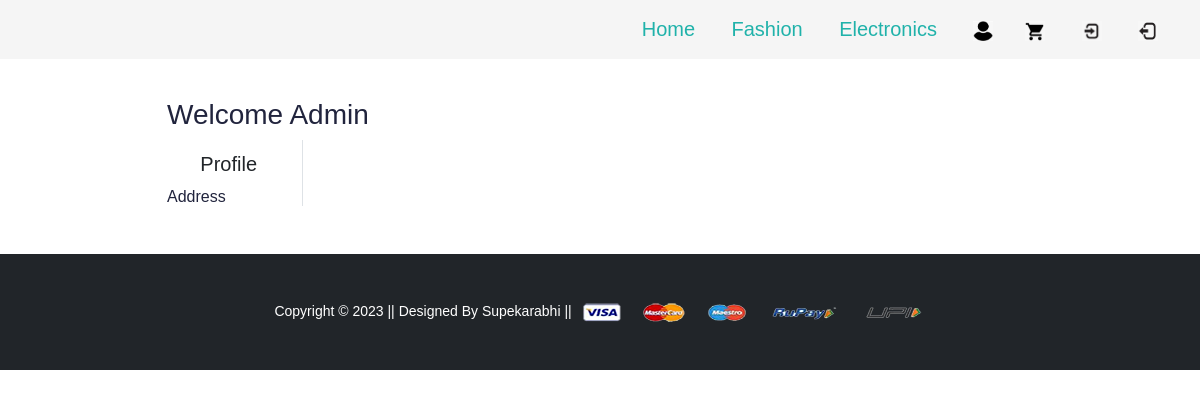
Page /address/ (signed in) on the earlier database version.
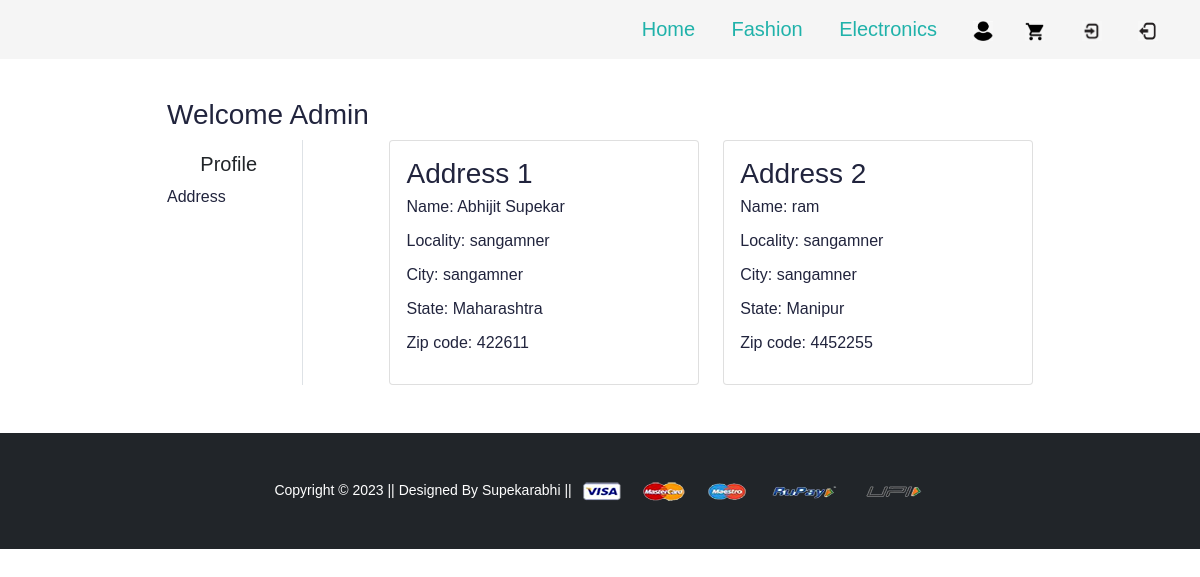
Same page on the later database version.
### app/models.py (models this page shows)
class Customer(models.Model):
    user = models.ForeignKey(User,on_delete=models.CASCADE)
    name = models.CharField(max_length=200)
    locality = models.CharField(max_length=200)
    city = models.CharField( max_length=50)
    zipcode = models.IntegerField()
    state = models.CharField(choices=STATE_CHOICES,max_length=50)

### app/views.py (the view)
# urls.py: path('address/', views.address, name='address'),
@login_required
def address(request):
 add=Customer.objects.filter(user=request.user)
 return render(request, 'app/address.html',{'add':add,'active':'btn-primary'})

### app/templates/app/address.html (shortened to what this page needs)
{% extends 'app/base.html' %}
{% load static %}
{% block main-content %}
<div class="container my-5">
 <div class="row">
 <h3>Welcome <span class="text-capitalize">{{request.user}}</span></h3>
  <div class="col-sm-2 border-end">
   <ul class="list-unstyled">
    <li class="d-grid"><a href="{% url 'profile' %}" class="btn">Profile</a></li>
    <li class="d-grid"><a href="{% url 'address' %}" class="btn{{active}}">Address</a></li>
   </ul>
  </div>
  <div class="col-sm-9 offset-sm-1">
   <div class="row">
    {% for ad in add %}
    <div class="col-sm-6">
     <div class="card">
      <div class="card-body">
       <h3>Address {{forloop.counter}} </h3>
       <p>Name: {{ad.name}}</p>
       <p>Locality: {{ad.locality}}</p>
       <p>City: {{ad.city}}</p>
       <p>State: {{ad.state}}</p>
       <p>Zip code: {{ad.zipcode}}</p>
      </div>
     </div>
    </div>
    {% endfor %}
   </div>
  </div>
 </div>
</div>
{% endblock main-content %}

Differences in the rows shown:
added Customer: name "Abhijit Supekar", locality "sangamner", city "sangamner", state "Maharashtra", zipcode "422611"
added Customer: name "ram", locality "sangamner", city "sangamner", state "Manipur", zipcode "4452255"
